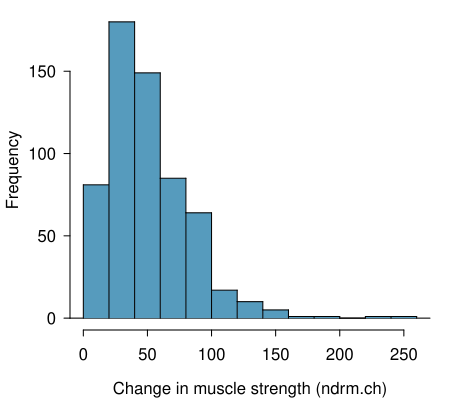

Source code (R):
library(openintro)
data(COL)
#data(famuss)

myPDF("famussNdrmChHist.pdf", 4.5, 4.0,
      mgp = c(2.4, 0.7, 0),
      mar = c(3.5, 3.5, 0.5, 1.0))

histPlot(famuss$ndrm.ch,
         breaks = 14,
         xlab = 'Change in muscle strength (ndrm.ch)',
         ylab = "Frequency",
         col = COL[1],
         border = COL[5])

dev.off()

myPDF("famussLogNdrmChHist.pdf", 4.5, 4.0,
      mgp = c(2.4, 0.7, 0),
      mar = c(3.5, 3.5, 0.5, 1.0))

histPlot(log(famuss$ndrm.ch + 5.0),
         breaks = 14,
         xlab = 'Histogram of log(ndrm.ch + 5.0)',
         ylab = "Frequency",
         #         ylim = c(0, 70),
         col = COL[1],
         border = COL[5])

dev.off()
